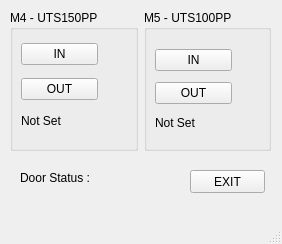
<?xml version="1.0" encoding="UTF-8"?>
<ui version="4.0">
 <class>MainWindow</class>
 <widget class="QMainWindow" name="MainWindow">
  <property name="geometry">
   <rect>
    <x>0</x>
    <y>0</y>
    <width>282</width>
    <height>244</height>
   </rect>
  </property>
  <property name="windowTitle">
   <string>SMPControl</string>
  </property>
  <widget class="QWidget" name="centralwidget">
   <widget class="QPushButton" name="exitButton">
    <property name="geometry">
     <rect>
      <x>190</x>
      <y>170</y>
      <width>75</width>
      <height>23</height>
     </rect>
    </property>
    <property name="text">
     <string>EXIT</string>
    </property>
   </widget>
   <widget class="QWidget" name="layoutWidget">
    <property name="geometry">
     <rect>
      <x>10</x>
      <y>10</y>
      <width>261</width>
      <height>141</height>
     </rect>
    </property>
    <layout class="QHBoxLayout" name="horizontalLayout">
     <item>
      <widget class="QGroupBox" name="groupBox">
       <property name="title">
        <string>M4 - UTS150PP</string>
       </property>
       <widget class="QWidget" name="">
        <property name="geometry">
         <rect>
          <x>11</x>
          <y>26</y>
          <width>77</width>
          <height>101</height>
         </rect>
        </property>
        <layout class="QVBoxLayout" name="verticalLayout">
         <item>
          <widget class="QPushButton" name="m4_inbutton">
           <property name="text">
            <string>IN</string>
           </property>
          </widget>
         </item>
         <item>
          <widget class="QPushButton" name="m4_outbutton">
           <property name="text">
            <string>OUT</string>
           </property>
          </widget>
         </item>
         <item>
          <widget class="QLabel" name="m4_pos_label">
           <property name="maximumSize">
            <size>
             <width>16777215</width>
             <height>15</height>
            </size>
           </property>
           <property name="text">
            <string>Not Set </string>
           </property>
          </widget>
         </item>
        </layout>
       </widget>
      </widget>
     </item>
     <item>
      <widget class="QGroupBox" name="groupBox_2">
       <property name="title">
        <string>M5 - UTS100PP</string>
       </property>
       <widget class="QWidget" name="">
        <property name="geometry">
         <rect>
          <x>11</x>
          <y>34</y>
          <width>77</width>
          <height>91</height>
         </rect>
        </property>
        <layout class="QVBoxLayout" name="verticalLayout_2">
         <item>
          <widget class="QPushButton" name="m5_inbutton">
           <property name="text">
            <string>IN</string>
           </property>
          </widget>
         </item>
         <item>
          <widget class="QPushButton" name="m5_outbutton">
           <property name="text">
            <string>OUT</string>
           </property>
          </widget>
         </item>
         <item>
          <widget class="QLabel" name="m5_pos_label">
           <property name="maximumSize">
            <size>
             <width>16777215</width>
             <height>15</height>
            </size>
           </property>
           <property name="text">
            <string>Not Set</string>
           </property>
          </widget>
         </item>
        </layout>
       </widget>
      </widget>
     </item>
    </layout>
   </widget>
   <widget class="QLabel" name="door_label">
    <property name="geometry">
     <rect>
      <x>20</x>
      <y>170</y>
      <width>151</width>
      <height>16</height>
     </rect>
    </property>
    <property name="text">
     <string>Door Status :</string>
    </property>
   </widget>
  </widget>
  <widget class="QMenuBar" name="menubar">
   <property name="geometry">
    <rect>
     <x>0</x>
     <y>0</y>
     <width>282</width>
     <height>21</height>
    </rect>
   </property>
  </widget>
  <widget class="QStatusBar" name="statusbar"/>
 </widget>
 <resources/>
 <connections/>
</ui>
